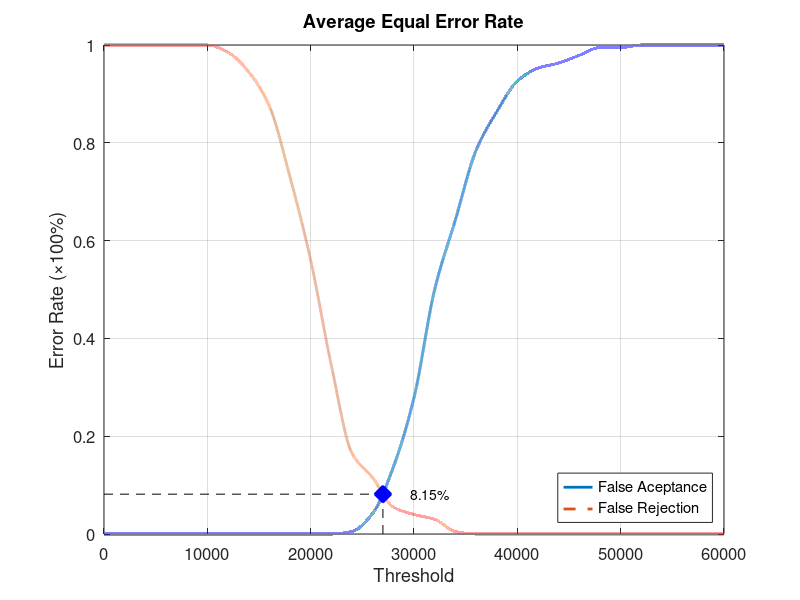
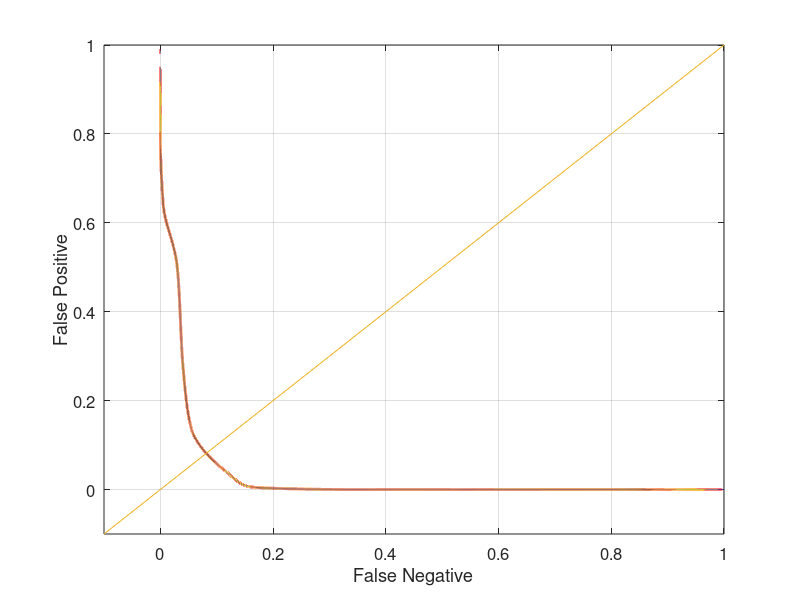

Here is the MATLAB script that generated these plots, in order:
function yEER = Database2_4
close all;
clear;
clc;
x = 0:2000:60000;
xq = 0:0.5:60000;

y0 = [0 0 0 0 0 0 0 0 0 0 0 0 0.00526316 0.0421053 0.136842 0.278947 0.5 0.642105 0.784211 0.863158 0.926316 0.952632 0.963158 0.978947 0.994737 0.994737 1 1 1 1 1];
yy0 = interp1(x, y0, xq, 'pchip');
y1 = [1 1 1 1 1 1 0.985 0.945 0.875 0.73 0.56 0.345 0.165 0.115 0.055 0.04 0.03 0.005 0 0 0 0 0 0 0 0 0 0 0 0 0];
yy1 = interp1(x, y1, xq, 'pchip');

% Calculating EER: 
y2 = abs(y0 - y1);
find(y2 == min(y2))
yy2 = abs(yy0 - yy1);
xEER = find(yy2 == min(yy2));
xEERIndex = xq(xEER) % X-axis EER
yEER = yy0(xEER) % Y-axis EER

main = figure
plot(xq, yy0,'-','LineWidth', 2);	hold on
plot(xq, yy1,'--','LineWidth', 2);	hold on
plot([xEERIndex xEERIndex], [0 yEER], 'k--');	hold on
plot([0 xEERIndex], [yEER yEER], 'k--');	hold on
plot(xEERIndex, yEER, 'bx', 'LineWidth', 10);	hold on
text(xEERIndex + 10 * xEERIndex / 100, yEER, [num2str(round((10000 * yEER)) / 100) '%'])
legend('False Aceptance', 'False Rejection', 'Location', 'SouthEast')
xlabel('Threshold')
ylabel('Error Rate (\times100%)')
title('Average Equal Error Rate')
set(gca, 'FontSize', 12)
axis([0 60000 0 1])
grid on

print(main, 'Database2_4Main', '-dpng');
FNRxFPR = figure('Color', [1 1 1]);
plot(yy1, yy0, '-', yy1, yy0, 'LineWidth', 2);
hold on
y = -0.1:0.1:1
plot(y, y); 
set(gca, 'FontSize', 12)
xlabel('False Negative')
ylabel('False Positive')
axis([-0.1 1 -0.1 1])
set(gca, 'FontSize', 12)
grid on

print(FNRxFPR, 'Database2_4FNRxFPR','-dpng');
end
